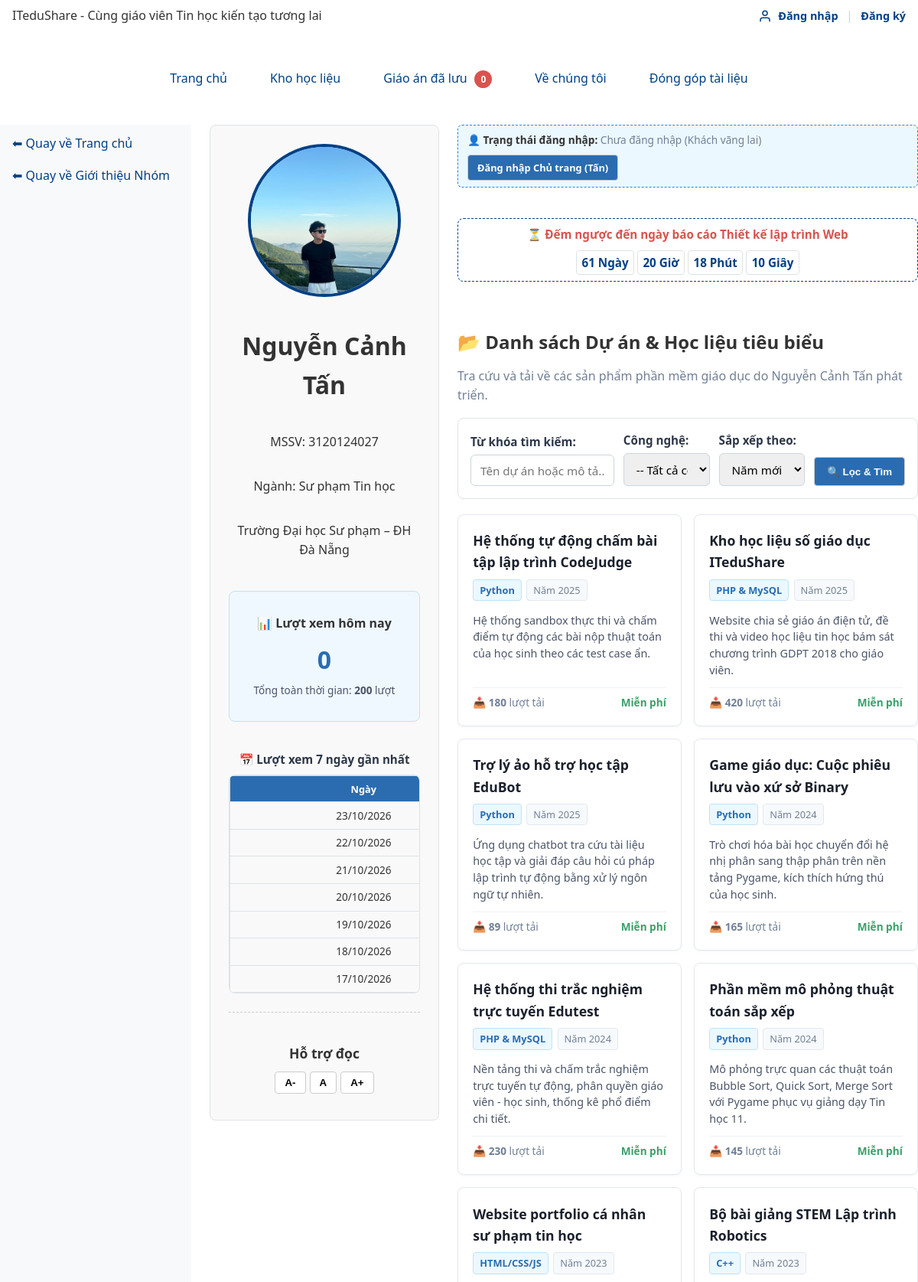
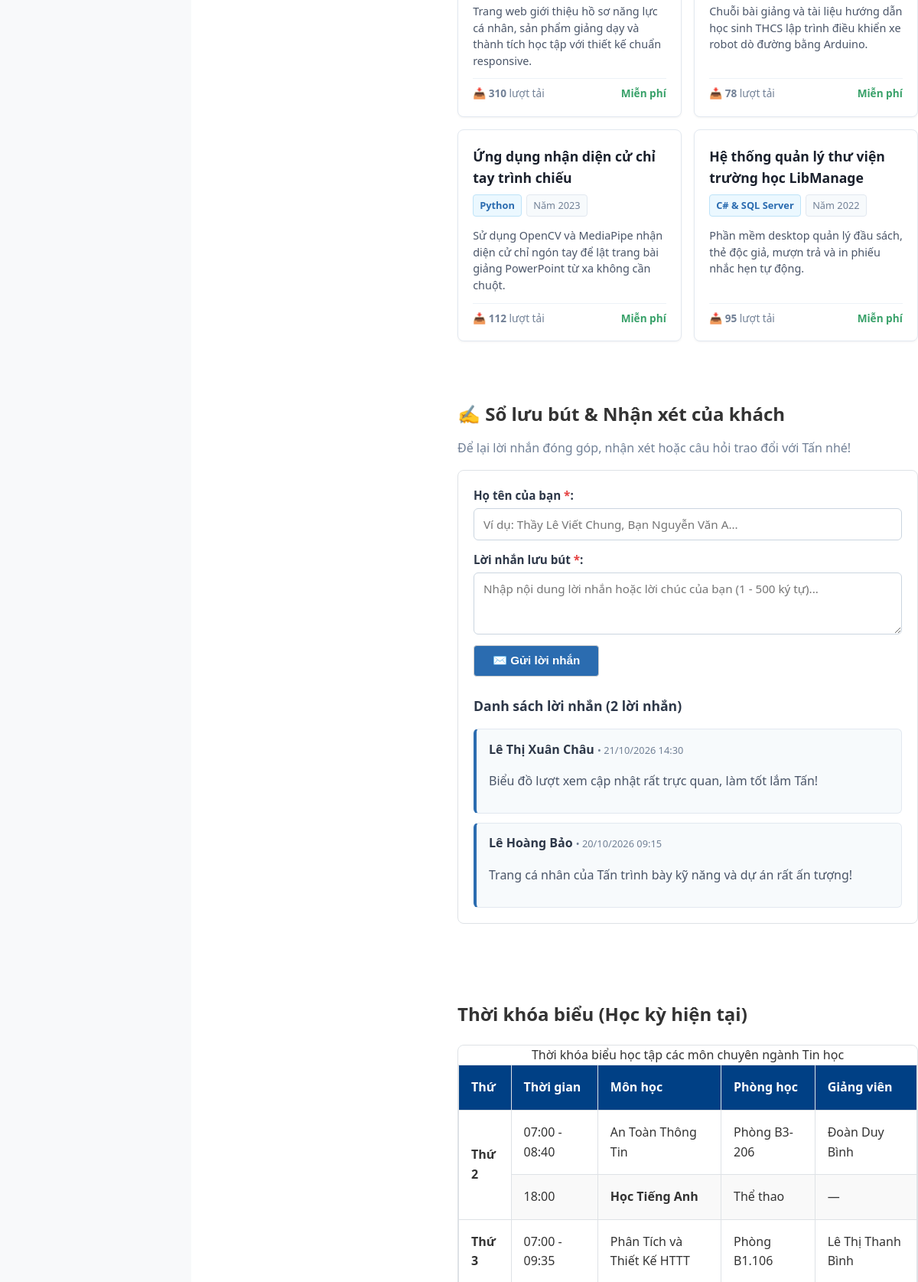
/thanhvien/3120124027_tan/gioithieu.php (upper part), run on the app's committed database (2 pictures, top to bottom).
### tables this page shows
CREATE TABLE tv_luot_xem (
  id        INT UNSIGNED AUTO_INCREMENT PRIMARY KEY,
  mssv      CHAR(10) NOT NULL,
  ngay      DATE NOT NULL,
  so_luot   INT UNSIGNED NOT NULL DEFAULT 1,
  UNIQUE KEY uk_tv_luot_xem (mssv, ngay),
  FOREIGN KEY (mssv) REFERENCES thanh_vien(mssv) ON DELETE CASCADE
);

CREATE TABLE tv_du_an_tan (
  id            INT UNSIGNED AUTO_INCREMENT PRIMARY KEY,
  mssv          CHAR(10) NOT NULL,
  ten_du_an     VARCHAR(150) NOT NULL,
  cong_nghe     VARCHAR(100) NOT NULL,
  nam_thuc_hien SMALLINT UNSIGNED NOT NULL,
  mo_ta         TEXT NULL,
  luot_tai      INT UNSIGNED NOT NULL DEFAULT 0,
  FOREIGN KEY (mssv) REFERENCES thanh_vien(mssv) ON DELETE CASCADE
);

CREATE TABLE tv_luu_but (
  id        INT UNSIGNED AUTO_INCREMENT PRIMARY KEY,
  mssv      CHAR(10) NOT NULL,
  ten_khach VARCHAR(50) NOT NULL,
  loi_nhan  VARCHAR(500) NOT NULL,
  thoi_gian DATETIME NOT NULL DEFAULT CURRENT_TIMESTAMP,
  FOREIGN KEY (mssv) REFERENCES thanh_vien(mssv) ON DELETE CASCADE
);

### thanhvien/3120124027_tan/gioithieu.php (the view, shortened to what the rows shown need)
<?php
$goc    = '../../';
$st7Ngay = db()->prepare('SELECT ngay, so_luot FROM tv_luot_xem WHERE mssv = ? ORDER BY ngay DESC LIMIT 7');
$st7Ngay->execute([MSSV]);
$dsLuotXem7Ngay = $st7Ngay->fetchAll();
$stDemLB = db()->prepare('SELECT COUNT(*) FROM tv_luu_but WHERE mssv = ?');
$stDemLB->execute([MSSV]);
$tongSoLuuBut   = (int)$stDemLB->fetchColumn();
$soDongMoiTrang = 5;
$soTrangLB      = max(1, (int)ceil($tongSoLuuBut / $soDongMoiTrang));
$trangHienTaiLB = filter_var($_GET['trang_lb'] ?? 1, FILTER_VALIDATE_INT, [
    'options' => ['min_range' => 1, 'default' => 1]
]);
$trangHienTaiLB = min($trangHienTaiLB, $soTrangLB);
$offsetLB       = ($trangHienTaiLB - 1) * $soDongMoiTrang;
$stLuuBut = db()->prepare('SELECT id, ten_khach, loi_nhan, thoi_gian FROM tv_luu_but WHERE mssv = :mssv ORDER BY thoi_gian DESC, id DESC LIMIT :limit OFFSET :offset');
$stLuuBut->bindValue(':mssv', MSSV, PDO::PARAM_STR);
$stLuuBut->bindValue(':limit', $soDongMoiTrang, PDO::PARAM_INT);
$stLuuBut->bindValue(':offset', $offsetLB, PDO::PARAM_INT);
$stLuuBut->execute();
$dsLuuBut = $stLuuBut->fetchAll();
$sapXep   = trim($_GET['sx'] ?? 'moi_nhat');
$orderClause = match ($sapXep) {
    'ten_az'    => 'ten_du_an ASC',
    'ten_za'    => 'ten_du_an DESC',
    'tai_nhieu' => 'luot_tai DESC, id DESC',
    'nam_tang'  => 'nam_thuc_hien ASC, id ASC',
    default     => 'nam_thuc_hien DESC, id DESC',
};
$dkDuAn = ['mssv = ?'];
$tsDuAn = [MSSV];
$sqlDuAn = 'SELECT id, ten_du_an, cong_nghe, nam_thuc_hien, mo_ta, luot_tai
            FROM tv_du_an_tan
            WHERE ' . implode(' AND ', $dkDuAn) . '
            ORDER BY ' . $orderClause;
$stDuAn = db()->prepare($sqlDuAn);
$stDuAn->execute($tsDuAn);
$dsDuAn = $stDuAn->fetchAll();
require __DIR__ . '/../../inc/header.php';
?>
    <link rel="stylesheet" href="<?= $goc ?>thanhvien/3120124027_tan/css/canhan-tan.css">
    <main class="trang-ca-nhan">
        <div class="cot-trai">
            <h1>Nguyễn Cảnh Tấn</h1>
            <div class="cong-cu-doc" style="margin-top: 1.5rem; padding: 1rem;
                 background: #f0f8ff; border: 1px solid #bee3f8; border-radius: 8px;">
                <h2 style="font-size: 1rem; margin-bottom: 0.5rem;">📊 Lượt xem hôm nay</h2>
            </div>
            <div class="khung-thong-ke-xem">
                <h2 style="font-size: 0.95rem; margin-bottom: 0.5rem; color: #2d3748;">📅 Lượt xem 7 ngày gần nhất</h2>
                <div class="bang-cuon-ngang" style="min-width: 0;">
                    <table class="bang-mini">
                        <thead>
                            <tr>
                                <th scope="col">Ngày</th>
                            </tr>
                        </thead>
                        <tbody>
                            <?php if (empty($dsLuotXem7Ngay)): ?>
                                <tr><td colspan="2" style="color: #718096; font-style: italic;">Chưa có dữ liệu</td></tr>
                            <?php else: ?>
                                <?php foreach ($dsLuotXem7Ngay as $item): ?>
                                    <tr>
                                        <td><?= e(date('d/m/Y', strtotime($item['ngay']))) ?></td>
                                    </tr>
                                <?php endforeach; ?>
                            <?php endif; ?>
                        </tbody>
                    </table>
                </div>
            </div>
            <div class="cong-cu-doc" style="margin-top: 1.5rem;">
                <h2>Hỗ trợ đọc</h2>
            </div>
        </div>
        <div class="cot-phai">
            <div class="khung-dem-nguoc">
                <h2>⏳ Đếm ngược đến ngày báo cáo Thiết kế lập trình Web</h2>
            </div>
            <section aria-labelledby="tieu-de-du-an">
                <h2 id="tieu-de-du-an">📂 Danh sách Dự án &amp; Học liệu tiêu biểu</h2>
                <?php if (empty($dsDuAn)): ?>
                    <p style="color: #718096; font-style: italic; padding: 1.5rem; background: #f7fafc; border: 1px dashed #cbd5e0; border-radius: 8px; text-align: center;">
                        Không tìm thấy dự án hoặc học liệu nào phù hợp với điều kiện tra cứu.
                    </p>
                <?php else: ?>
                    <div class="du-an-grid">
                        <?php foreach ($dsDuAn as $da): ?>
                            <article class="du-an-card">
                                <div>
                                    <h3><?= e($da['ten_du_an']) ?></h3>
                                    <div class="du-an-tags">
                                        <span class="tag-cn"><?= e($da['cong_nghe']) ?></span>
                                        <span class="tag-nam">Năm <?= e($da['nam_thuc_hien']) ?></span>
                                    </div>
                                    <p class="du-an-mo-ta"><?= e($da['mo_ta']) ?></p>
                                </div>
                                <div class="du-an-footer">
                                    <span>📥 <strong><?= number_format((int)$da['luot_tai']) ?></strong> lượt tải</span>
                                    <span style="color: #38a169; font-weight: 600;">Miễn phí</span>
                                </div>
                            </article>
                        <?php endforeach; ?>
                    </div>
                <?php endif; ?>
            </section>
            <section aria-labelledby="tieu-de-luu-but" style="margin-top: 2rem;">
                <h2 id="tieu-de-luu-but">✍️ Sổ lưu bút &amp; Nhận xét của khách</h2>
                <div class="khung-luu-but">
                    <?php if (empty($dsLuuBut)): ?>
                        <p style="color: #718096; font-style: italic;">Chưa có lời nhắn nào trong sổ lưu bút.</p>
                    <?php else: ?>
                        <ul class="ds-luu-but">
                            <?php foreach ($dsLuuBut as $lb): ?>
                                <li class="item-luu-but">
                                    <div class="header-luu-but">
                                        <div>
                                            <span class="ten-khach-lb"><?= e($lb['ten_khach']) ?></span>
                                            <span class="thoi-gian-lb">• <?= e(date('d/m/Y H:i', strtotime($lb['thoi_gian']))) ?></span>
                                        </div>
                                    </div>
                                    <p class="noi-dung-lb"><?= nl2br(e($lb['loi_nhan'])) ?></p>
                                </li>
                            <?php endforeach; ?>
                        </ul>
                    <?php endif; ?>
                </div>
            </section>
            <section aria-labelledby="tieu-de-tkb" style="margin-top: 2rem;">
                <h2 id="tieu-de-tkb">Thời khóa biểu (Học kỳ hiện tại)</h2>
                <div class="bang-cuon-ngang">
                    <table>
                        <caption>Thời khóa biểu học tập các môn chuyên ngành Tin học</caption>
                        <thead>
                            <tr>
                                <th scope="col">Thứ</th>
                                <th scope="col">Thời gian</th>
                                <th scope="col">Môn học</th>
                                <th scope="col">Phòng học</th>
                                <th scope="col">Giảng viên</th>
                            </tr>
                        </thead>
                    </table>
                </div>
            </section>
        </div>
    </main>

### data on the page
tv_luot_xem: ngay "23/10/2026"
tv_luot_xem: ngay "22/10/2026"
tv_luot_xem: ngay "21/10/2026"
tv_luot_xem: ngay "20/10/2026"
tv_luot_xem: ngay "19/10/2026"
tv_luot_xem: ngay "18/10/2026"
tv_luot_xem: ngay "17/10/2026"
tv_du_an_tan: ten_du_an "Hệ thống tự động chấm bài tập lập trình CodeJudge", cong_nghe "Python", nam_thuc_hien "2025", mo_ta "Hệ thống sandbox thực thi và chấm điểm tự động các bài nộp thuật toán của học sinh theo các test case ẩn.", luot_tai "180"
tv_du_an_tan: ten_du_an "Kho học liệu số giáo dục ITeduShare", cong_nghe "PHP & MySQL", nam_thuc_hien "2025", mo_ta "Website chia sẻ giáo án điện tử, đề thi và video học liệu tin học bám sát chương trình GDPT 2018 cho giáo viên.", luot_tai "420"
tv_du_an_tan: ten_du_an "Trợ lý ảo hỗ trợ học tập EduBot", cong_nghe "Python", nam_thuc_hien "2025", mo_ta "Ứng dụng chatbot tra cứu tài liệu học tập và giải đáp câu hỏi cú pháp lập trình tự động bằng xử lý ngôn ngữ tự nhiên.", luot_tai "89"
tv_du_an_tan: ten_du_an "Game giáo dục: Cuộc phiêu lưu vào xứ sở Binary", cong_nghe "Python", nam_thuc_hien "2024", mo_ta "Trò chơi hóa bài học chuyển đổi hệ nhị phân sang thập phân trên nền tảng Pygame, kích thích hứng thú của học sinh.", luot_tai "165"
tv_du_an_tan: ten_du_an "Hệ thống thi trắc nghiệm trực tuyến Edutest", cong_nghe "PHP & MySQL", nam_thuc_hien "2024", mo_ta "Nền tảng thi và chấm trắc nghiệm trực tuyến tự động, phân quyền giáo viên - học sinh, thống kê phổ điểm chi tiết.", luot_tai "230"
tv_du_an_tan: ten_du_an "Phần mềm mô phỏng thuật toán sắp xếp", cong_nghe "Python", nam_thuc_hien "2024", mo_ta "Mô phỏng trực quan các thuật toán Bubble Sort, Quick Sort, Merge Sort với Pygame phục vụ giảng dạy Tin học 11.", luot_tai "145"
tv_du_an_tan: ten_du_an "Website portfolio cá nhân sư phạm tin học", cong_nghe "HTML/CSS/JS", nam_thuc_hien "2023", mo_ta "Trang web giới thiệu hồ sơ năng lực cá nhân, sản phẩm giảng dạy và thành tích học tập với thiết kế chuẩn responsive.", luot_tai "310"
tv_du_an_tan: ten_du_an "Bộ bài giảng STEM Lập trình Robotics", cong_nghe "C++", nam_thuc_hien "2023", mo_ta "Chuỗi bài giảng và tài liệu hướng dẫn học sinh THCS lập trình điều khiển xe robot dò đường bằng Arduino.", luot_tai "78"
tv_du_an_tan: ten_du_an "Ứng dụng nhận diện cử chỉ tay trình chiếu", cong_nghe "Python", nam_thuc_hien "2023", mo_ta "Sử dụng OpenCV và MediaPipe nhận diện cử chỉ ngón tay để lật trang bài giảng PowerPoint từ xa không cần chuột.", luot_tai "112"
tv_du_an_tan: ten_du_an "Hệ thống quản lý thư viện trường học LibManage", cong_nghe "C# & SQL Server", nam_thuc_hien "2022", mo_ta "Phần mềm desktop quản lý đầu sách, thẻ độc giả, mượn trả và in phiếu nhắc hẹn tự động.", luot_tai "95"
tv_luu_but: ten_khach "Lê Thị Xuân Châu", thoi_gian "21/10/2026 14:30", loi_nhan "Biểu đồ lượt xem cập nhật rất trực quan, làm tốt lắm Tấn!"
tv_luu_but: ten_khach "Lê Hoàng Bảo", thoi_gian "20/10/2026 09:15", loi_nhan "Trang cá nhân của Tấn trình bày kỹ năng và dự án rất ấn tượng!"

### other printed values
$ten "Trang chủ"
$ten "Kho học liệu"
$ten "Giáo án đã lưu"
$ten "Về chúng tôi"
$ten "Đóng góp tài liệu"
$luotXemHomNay "0"
$tongLuotXem "200"
$tongSoLuuBut "2"
